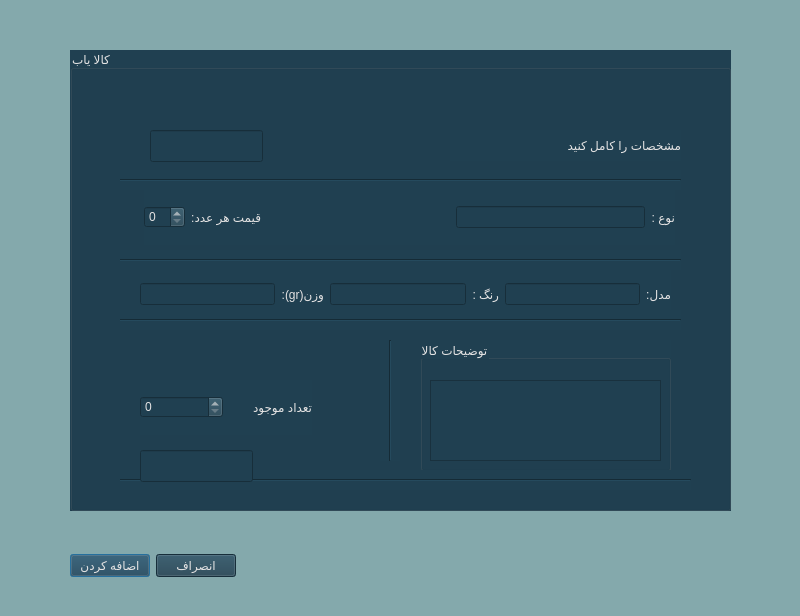
<?xml version="1.0" encoding="UTF-8"?>
<ui version="4.0">
 <class>Dialog_add</class>
 <widget class="QDialog" name="Dialog_add">
  <property name="geometry">
   <rect>
    <x>0</x>
    <y>0</y>
    <width>800</width>
    <height>616</height>
   </rect>
  </property>
  <property name="windowTitle">
   <string>Dialog</string>
  </property>
  <property name="styleSheet">
   <string notr="true">
background-color: rgb(132, 169, 172);</string>
  </property>
  <widget class="QGroupBox" name="groupBox">
   <property name="geometry">
    <rect>
     <x>70</x>
     <y>50</y>
     <width>661</width>
     <height>461</height>
    </rect>
   </property>
   <property name="layoutDirection">
    <enum>Qt::LeftToRight</enum>
   </property>
   <property name="styleSheet">
    <string notr="true">background-color: rgb(32, 64, 81);
color: rgb(228, 227, 227);
font: 14pt &quot;Lalezar&quot;;</string>
   </property>
   <property name="title">
    <string>کالا یاب</string>
   </property>
   <widget class="Line" name="line">
    <property name="geometry">
     <rect>
      <x>50</x>
      <y>120</y>
      <width>561</width>
      <height>20</height>
     </rect>
    </property>
    <property name="orientation">
     <enum>Qt::Horizontal</enum>
    </property>
   </widget>
   <widget class="Line" name="line_2">
    <property name="geometry">
     <rect>
      <x>50</x>
      <y>200</y>
      <width>561</width>
      <height>20</height>
     </rect>
    </property>
    <property name="orientation">
     <enum>Qt::Horizontal</enum>
    </property>
   </widget>
   <widget class="Line" name="line_3">
    <property name="geometry">
     <rect>
      <x>50</x>
      <y>260</y>
      <width>561</width>
      <height>20</height>
     </rect>
    </property>
    <property name="orientation">
     <enum>Qt::Horizontal</enum>
    </property>
   </widget>
   <widget class="Line" name="line_4">
    <property name="geometry">
     <rect>
      <x>310</x>
      <y>290</y>
      <width>20</width>
      <height>121</height>
     </rect>
    </property>
    <property name="orientation">
     <enum>Qt::Vertical</enum>
    </property>
   </widget>
   <widget class="QGroupBox" name="groupBox_2">
    <property name="geometry">
     <rect>
      <x>350</x>
      <y>290</y>
      <width>251</width>
      <height>131</height>
     </rect>
    </property>
    <property name="styleSheet">
     <string notr="true">font: 12pt &quot;Lalezar&quot;;</string>
    </property>
    <property name="title">
     <string>توضیحات کالا</string>
    </property>
    <widget class="QPlainTextEdit" name="plainTextEdit_descript">
     <property name="geometry">
      <rect>
       <x>10</x>
       <y>40</y>
       <width>231</width>
       <height>81</height>
      </rect>
     </property>
     <property name="layoutDirection">
      <enum>Qt::RightToLeft</enum>
     </property>
     <property name="styleSheet">
      <string notr="true">font: 12pt &quot;Lalezar&quot;;</string>
     </property>
     <property name="plainText">
      <string/>
     </property>
    </widget>
   </widget>
   <widget class="Line" name="line_5">
    <property name="geometry">
     <rect>
      <x>50</x>
      <y>420</y>
      <width>571</width>
      <height>20</height>
     </rect>
    </property>
    <property name="orientation">
     <enum>Qt::Horizontal</enum>
    </property>
   </widget>
   <widget class="QLabel" name="label_type_1">
    <property name="geometry">
     <rect>
      <x>380</x>
      <y>80</y>
      <width>231</width>
      <height>31</height>
     </rect>
    </property>
    <property name="styleSheet">
     <string notr="true">font: 12pt &quot;Lalezar&quot;;</string>
    </property>
    <property name="text">
     <string>مشخصات را کامل کنید</string>
    </property>
   </widget>
   <widget class="QLineEdit" name="lineEdit_price">
    <property name="geometry">
     <rect>
      <x>80</x>
      <y>80</y>
      <width>113</width>
      <height>32</height>
     </rect>
    </property>
   </widget>
   <widget class="QLineEdit" name="lineEdit_available">
    <property name="geometry">
     <rect>
      <x>70</x>
      <y>400</y>
      <width>113</width>
      <height>32</height>
     </rect>
    </property>
   </widget>
   <widget class="QWidget" name="">
    <property name="geometry">
     <rect>
      <x>70</x>
      <y>220</y>
      <width>531</width>
      <height>48</height>
     </rect>
    </property>
    <layout class="QHBoxLayout" name="horizontalLayout_2">
     <item>
      <widget class="QLineEdit" name="lineEdit_weight">
       <property name="styleSheet">
        <string notr="true">font: 12pt &quot;Lalezar&quot;;</string>
       </property>
       <property name="text">
        <string/>
       </property>
      </widget>
     </item>
     <item>
      <widget class="QLabel" name="label_weight_">
       <property name="styleSheet">
        <string notr="true">font: 12pt &quot;Lalezar&quot;;</string>
       </property>
       <property name="text">
        <string>وزن(gr):</string>
       </property>
      </widget>
     </item>
     <item>
      <widget class="QLineEdit" name="lineEdit_color">
       <property name="styleSheet">
        <string notr="true">font: 12pt &quot;Lalezar&quot;;</string>
       </property>
       <property name="text">
        <string/>
       </property>
      </widget>
     </item>
     <item>
      <widget class="QLabel" name="label_color_">
       <property name="styleSheet">
        <string notr="true">font: 12pt &quot;Lalezar&quot;;</string>
       </property>
       <property name="text">
        <string>رنگ :</string>
       </property>
      </widget>
     </item>
     <item>
      <widget class="QLineEdit" name="lineEdit_berand">
       <property name="styleSheet">
        <string notr="true">font: 12pt &quot;Lalezar&quot;;</string>
       </property>
       <property name="text">
        <string/>
       </property>
      </widget>
     </item>
     <item>
      <widget class="QLabel" name="label_berand_">
       <property name="styleSheet">
        <string notr="true">
font: 12pt &quot;Lalezar&quot;;</string>
       </property>
       <property name="text">
        <string>مدل:</string>
       </property>
      </widget>
     </item>
    </layout>
   </widget>
   <widget class="QWidget" name="">
    <property name="geometry">
     <rect>
      <x>74</x>
      <y>140</y>
      <width>531</width>
      <height>55</height>
     </rect>
    </property>
    <layout class="QHBoxLayout" name="horizontalLayout_3">
     <item>
      <widget class="QSpinBox" name="spinBox">
       <property name="styleSheet">
        <string notr="true">background-color: rgb(32, 64, 81);
color: rgb(228, 227, 227);</string>
       </property>
      </widget>
     </item>
     <item>
      <widget class="QLabel" name="label_price_">
       <property name="styleSheet">
        <string notr="true">font: 12pt &quot;Lalezar&quot;;</string>
       </property>
       <property name="text">
        <string>قیمت هر عدد:</string>
       </property>
      </widget>
     </item>
     <item>
      <spacer name="horizontalSpacer_2">
       <property name="orientation">
        <enum>Qt::Horizontal</enum>
       </property>
       <property name="sizeHint" stdset="0">
        <size>
         <width>40</width>
         <height>20</height>
        </size>
       </property>
      </spacer>
     </item>
     <item>
      <widget class="QLineEdit" name="lineEdit_type">
       <property name="styleSheet">
        <string notr="true">font: 12pt &quot;Lalezar&quot;;</string>
       </property>
       <property name="text">
        <string/>
       </property>
      </widget>
     </item>
     <item>
      <widget class="QLabel" name="label_type_">
       <property name="styleSheet">
        <string notr="true">font: 12pt &quot;Lalezar&quot;;</string>
       </property>
       <property name="text">
        <string>نوع :</string>
       </property>
      </widget>
     </item>
    </layout>
   </widget>
   <widget class="QWidget" name="">
    <property name="geometry">
     <rect>
      <x>70</x>
      <y>330</y>
      <width>172</width>
      <height>55</height>
     </rect>
    </property>
    <layout class="QHBoxLayout" name="horizontalLayout_4">
     <item>
      <widget class="QSpinBox" name="spinBox_2">
       <property name="styleSheet">
        <string notr="true">background-color: rgb(32, 64, 81);
color: rgb(228, 227, 227);</string>
       </property>
      </widget>
     </item>
     <item>
      <widget class="QLabel" name="label_available_">
       <property name="styleSheet">
        <string notr="true">
font: 12pt &quot;Lalezar&quot;;
</string>
       </property>
       <property name="text">
        <string>تعداد موجود</string>
       </property>
      </widget>
     </item>
    </layout>
   </widget>
  </widget>
  <widget class="QWidget" name="">
   <property name="geometry">
    <rect>
     <x>70</x>
     <y>540</y>
     <width>701</width>
     <height>51</height>
    </rect>
   </property>
   <layout class="QHBoxLayout" name="horizontalLayout">
    <item>
     <widget class="QPushButton" name="pushButton_confirm">
      <property name="styleSheet">
       <string notr="true">background-color: rgb(32, 64, 81);
color: rgb(228, 227, 227);
font: 12pt &quot;Lalezar&quot;;</string>
      </property>
      <property name="text">
       <string>اضافه کردن</string>
      </property>
     </widget>
    </item>
    <item>
     <widget class="QPushButton" name="pushButton_cancel">
      <property name="styleSheet">
       <string notr="true">background-color: rgb(32, 64, 81);
color: rgb(228, 227, 227);
font: 12pt &quot;Lalezar&quot;;</string>
      </property>
      <property name="text">
       <string>انصراف</string>
      </property>
     </widget>
    </item>
    <item>
     <spacer name="horizontalSpacer">
      <property name="orientation">
       <enum>Qt::Horizontal</enum>
      </property>
      <property name="sizeHint" stdset="0">
       <size>
        <width>40</width>
        <height>20</height>
       </size>
      </property>
     </spacer>
    </item>
   </layout>
  </widget>
 </widget>
 <resources/>
 <connections/>
</ui>
